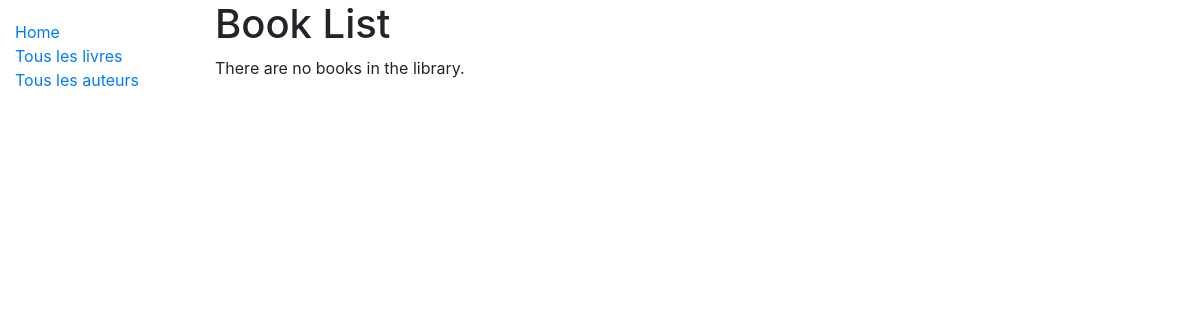
/catalog/books/, run on an earlier commit of the app's database.
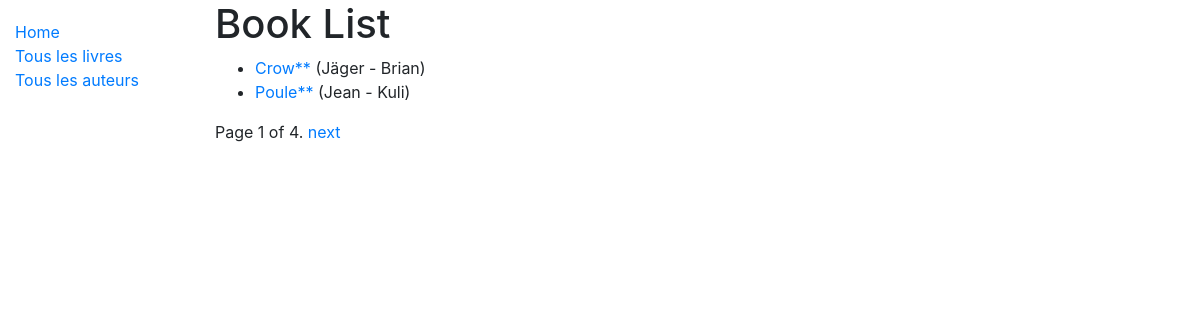
And on a later commit of the database.
### catalog/models.py (models this page shows, shortened)
class Book(models.Model):
    title = models.CharField(max_length=200)
    author = models.ForeignKey('Author', on_delete=models.SET_NULL, null=True)
    summary = models.TextField(max_length=200, help_text='Enter a brief description of the book')
    isbn = models.CharField('ISBN', max_length=13,
                            help_text='13 Character <a href="https://www.isbn-international.org/content/what-isbn">ISBN number</a>')
    genre = models.ManyToManyField(Genre, help_text='Select a genre for this book')
    language = models.ForeignKey('Language', on_delete=models.SET_NULL, null=True)
    def get_absolute_url(self):
        return reverse('book-detail', args=[str(self.id)])

class Author(models.Model):
    first_name = models.CharField(max_length=100)
    last_name = models.CharField(max_length=100)
    date_of_birth = models.DateField(blank=True, null=True)
    date_of_death = models.DateField('Died', blank=True, null=True)
    class Meta:
        ordering = ['last_name', 'first_name']
    def __str__(self):
        return f"{self.last_name} - {self.first_name}"

### catalog/views.py (the view)
# urls.py: path('books/', views.BookListView.as_view(), name='books'),
class BookListView(generic.ListView):
    model = Book
    context_object_name = 'books'
    paginate_by = 2

### catalog/templatetags/custom_filters.py (called while the page is built)
@register.filter(name='add_suffix')
def add_suffix(value, suffix):
    return f"{value}{suffix}"

### catalog/templates/catalog/book_list.html
{% extends "base_generic.html" %}
{% load custom_filters %}
{% block content %}
  <h1>Book List</h1>
  {% if books %}
  <ul>
    {% for book in books %}
      <li>
        <a href="{{ book.get_absolute_url }}">{{ book.title|add_suffix:"**" }}</a> ({{book.author}})
      </li>
    {% endfor %}
  </ul>
  {% else %}
    <p>There are no books in the library.</p>
  {% endif %}
{% endblock %}

What changed in the data, as far as the page shows it:
added Book: title|add_suffix "Crow**", author "Jäger - Brian"
added Book: title|add_suffix "Poule**", author "Jean - Kuli"
Also different on the page:
{{ page_obj.number }}: (not shown) → "1"
{{ page_obj.paginator.num_pages }}: (not shown) → "4"
text no longer shown: "There are no books in the library."
text now shown: "Page of . next"
